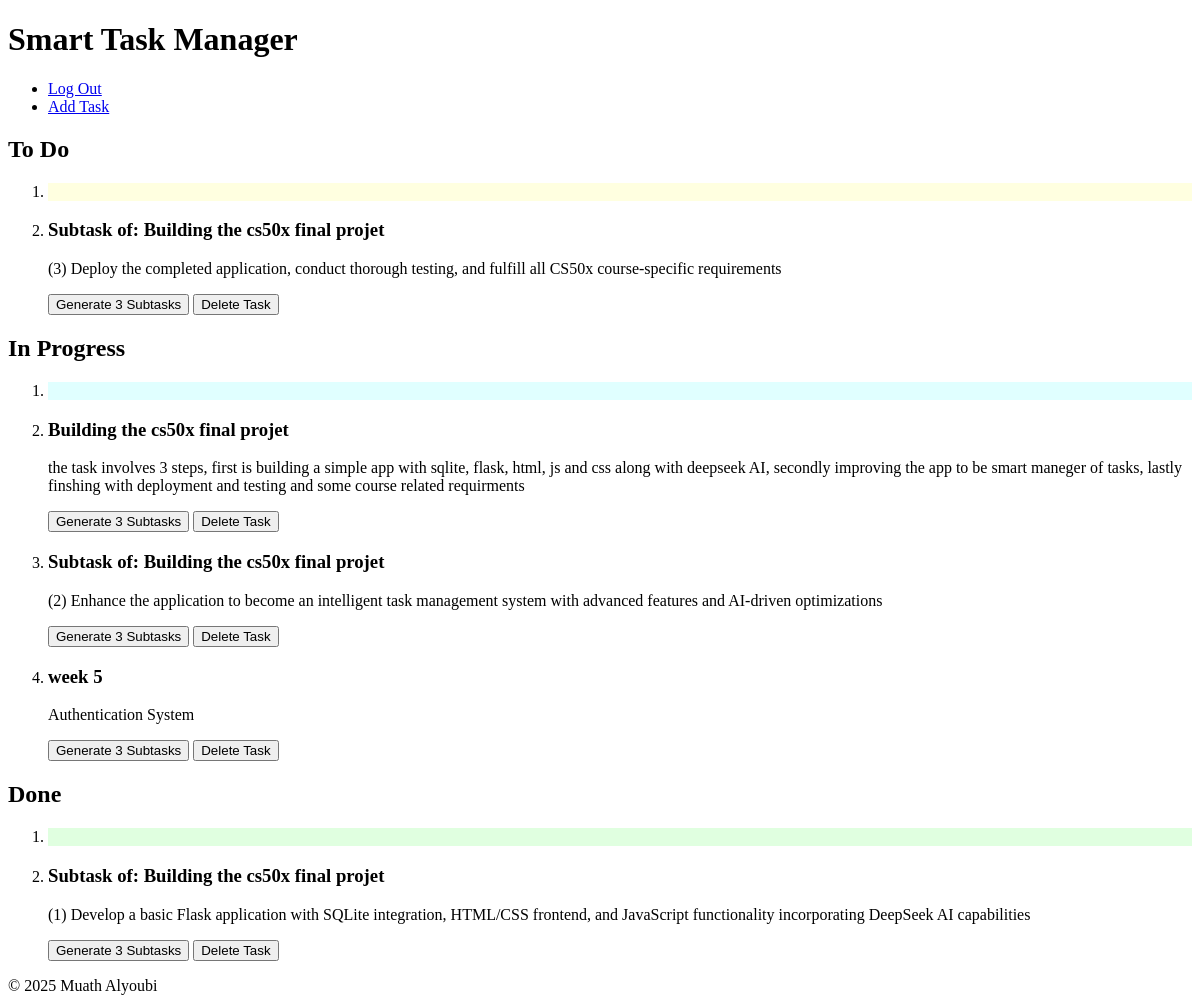
Screenshot of / (signed in) with the database file from the repository.
### tables this page shows
CREATE TABLE tasks(
                id INTEGER PRIMARY KEY AUTOINCREMENT NOT NULL,
                title TEXT NOT NULL,
                user_id INTEGER NOT NULL,
                description TEXT,
                status TEXT NOT NULL DEFAULT 'To Do',
                created_at TIMESTAMP DEFAULT CURRENT_TIMESTAMP, 
                priority TEXT NOT NULL, 
                due_date DATE,  
                FOREIGN KEY (user_id) REFERENCES users(id) ON DELETE CASCADE
                );

### app.py (the view)
@app.route("/")
@login_required
def index():
    tasks = db.execute("SELECT * FROM tasks WHERE user_id = ?", (session["user_id"],)).fetchall()
    return render_template("index.html", tasks=tasks)

### app.py (called while the page is built)
@app.teardown_appcontext
def teardown_appcontext_db(exception):
    close_db()

### helpers.py (called while the page is built)
def login_required(f):
    @wraps(f)
    def decorated_function(*args, **kwargs):
        if session.get("user_id") is None:
            return redirect(url_for('login', next=request.url))
        return f(*args, **kwargs)
    return decorated_function

### templates/index.html (shortened to what this page needs)
{% extends "layout.html" %}
{% block body %}
        <header>
            <h1>Smart Task Manager</h1>
            <ul>
                <li ><a href="/logout">Log Out</a></li>
                <li ><a href="/addtask">Add Task</a></li>
            </ul>
        </header>
        <main>
            <section id="kanban-board">
                <section id="todo-column" aria-labelledby="todo-heading" >
                    <h2 id="todo-heading">To Do</h2>
                    <ol class = "task-list" id="To Do">
                        <li style="background-color: #FFFFE0"></li>
                        {% for task in tasks %}
                            {% if task.status == 'To Do' %}
                                <li id="{{ task.id }}" draggable="true">
                                    <h3>{{ task.title }}</h3>
                                    <p>{{ task.description }}</p>
                                    <button onclick="generateTask('{{ task.id}}')" id="sub-task">Generate 3 Subtasks</button>
                                    <button onclick="deleteTask('{{ task.id }}')" id="delete-task">Delete Task</button>
                                </li>
                            {% endif %}
                        {% endfor %}
                    </ol>
                </section>
                <section id="in-progress-column"  aria-labelledby="in-progress-heading">
                    <h2 id="in-progress-heading">In Progress</h2>
                    <ol class = "task-list" id="In Progress">
                        <li style="background-color: #E0FFFF"></li>
                        {% for task in tasks %}
                            {% if task.status == 'In Progress' %}
                                <li id="{{ task.id }}" draggable="true">
                                    <h3>{{ task.title }}</h3>
                                    <p>{{ task.description }}</p>
                                    <button onclick="generateTask('{{ task.id}}')" id="sub-task">Generate 3 Subtasks</button>
                                    <button onclick="deleteTask('{{ task.id }}')" id="delete-task">Delete Task</button>
                                </li>
                            {% endif %}
                        {% endfor %}
                    </ol>
                </section>
                <section id="done-column" aria-labelledby="done-heading">
                    <h2 id="done-heading">Done</h2>
                    <ol class = "task-list" id="Done">
                        <li style="background-color: #E0FFE0"></li>
                        {% for task in tasks %}
                            {% if task.status == 'Done' %}
                                <li id="{{ task.id }}" draggable="true">
                                    <h3>{{ task.title }}</h3>
                                    <p>{{ task.description }}</p>
                                    <button onclick="generateTask('{{ task.id}}')" id="sub-task">Generate 3 Subtasks</button>
                                    <button onclick="deleteTask('{{ task.id }}')" id="delete-task">Delete Task</button>
                                </li>
                            {% endif %}
                        {% endfor %}
                    </ol>
                </section>
            </section>
        </main>
{% endblock %}

### templates/layout.html (shortened to what this page needs)
<!DOCTYPE html>
<html lang="en">
    <head>
        <link rel="stylesheet" href="{{ url_for('static', filename='css/style.css') }}">
    </head>
    <body>
        {% block body %}{% endblock %}
        <footer>
            &copy; 2025 Muath Alyoubi
        </footer>
    </body>
</html>

### rows the page displays
tasks: title "Subtask of: Building the cs50x final projet", description "(3) Deploy the completed application, conduct thorough testing, and fulfill all CS50x course-specific requirements"
tasks: title "Building the cs50x final projet", description "the task involves 3 steps, first is building a simple app with sqlite, flask, html, js and css along with deepseek AI, secondly improving the app to be smart maneger of tasks, lastly finshing with deployment and testing and some course related requirments"
tasks: title "Subtask of: Building the cs50x final projet", description "(2) Enhance the application to become an intelligent task management system with advanced features and AI-driven optimizations"
tasks: title "week 5", description "Authentication System"
tasks: title "Subtask of: Building the cs50x final projet", description "(1) Develop a basic Flask application with SQLite integration, HTML/CSS frontend, and JavaScript functionality incorporating DeepSeek AI capabilities"
